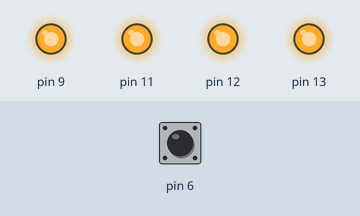
Bench run of a sketch on a simulated Arduino Uno, built with avr-gcc and run on an emulated ATmega328P. Shown: output pins drawn as LEDs (lit = HIGH). The inputs (shaded band) are chosen by the test bench; at power-on: pin 6 LOW. What the sketch prints to the serial monitor is not drawn.

Above: at 1.2 s.
1.3 s: pin 6 pulsed HIGH 5 times (0.12 s each, 0.3 s apart)
At 1.57 s:
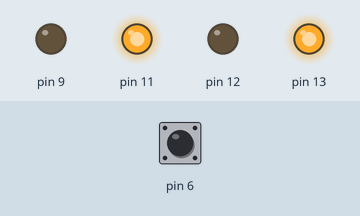
At 2.4 s:
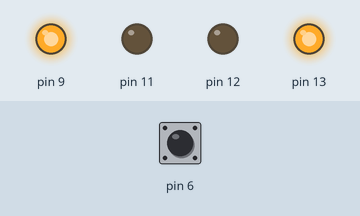
Timing chart, 0 to 4.3 s (numbered marks = the images above; inputs shaded):
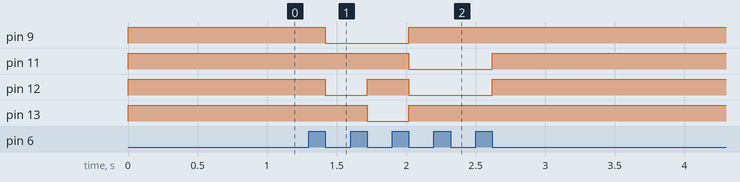

The sketch:

led_pattern_blinking_withswitch.ino
```cpp
int f=0;
void setup()
{
  Serial.begin(9600);
  pinMode(13,OUTPUT);
  pinMode(12,OUTPUT);
  pinMode(11,OUTPUT);
  pinMode(9,OUTPUT);

}

void loop()
{
  char c;
  c=digitalRead(6);
  Serial.println(f);

  if(c==1)
  {
    while(digitalRead(6)==1);
    f++;

    if(f>4)
    {
      f=0;
    }
  }
    if(f==0)
    {
      digitalWrite(13,HIGH);
      digitalWrite(12,HIGH);
      digitalWrite(11,HIGH);
      digitalWrite(9,HIGH);

    }

    else if(f==1)
    {
      digitalWrite(13,HIGH);
      digitalWrite(12,LOW);
      digitalWrite(11,HIGH);
      digitalWrite(9,LOW);
    }

    else if(f==2)
    {
      digitalWrite(13,LOW);
      digitalWrite(12,HIGH);
      digitalWrite(11,HIGH);
      digitalWrite(9,LOW);
    }

    else if(f==3)
    {
      digitalWrite(13,HIGH);
      digitalWrite(12,LOW);
      digitalWrite(11,LOW);
      digitalWrite(9,HIGH);
    }

  }
```

Measured:
- after the input at 1.3 s, pin 9: HIGH → LOW after 0.12 s, → HIGH 0.60 s later; pin 11: HIGH → LOW after 0.72 s, → HIGH 0.60 s later; pin 12: HIGH → LOW after 0.12 s, → HIGH 0.30 s later, → LOW 0.30 s later, → HIGH 0.60 s later; pin 13: HIGH → LOW after 0.42 s, → HIGH 0.30 s later
